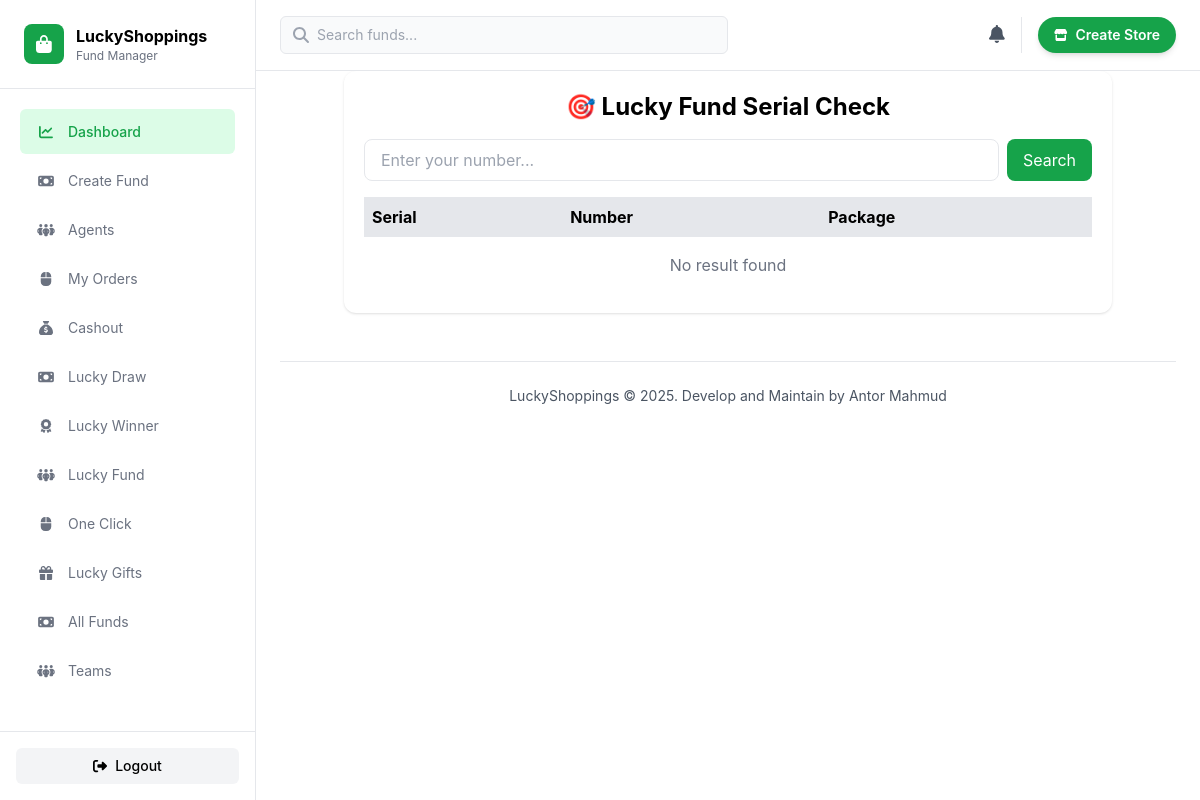
The app's page /lucky-fund/, older data.
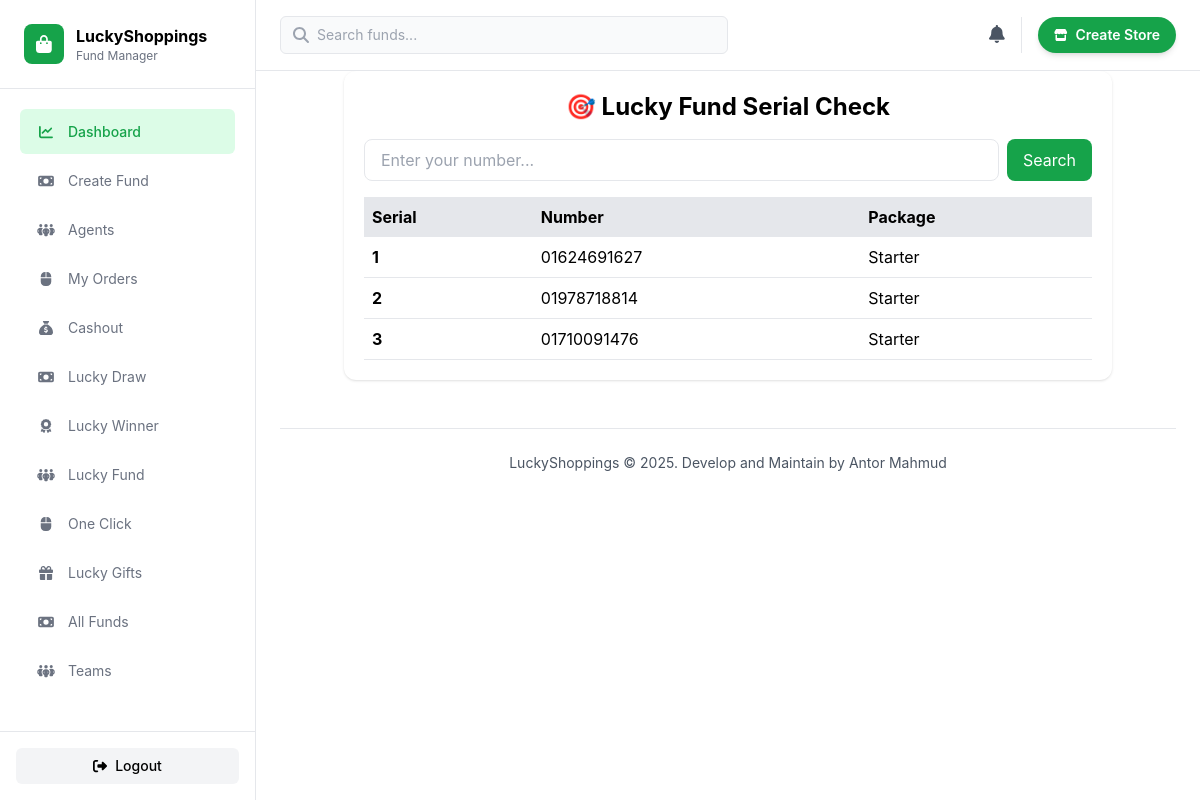
The same page, newer data.
### base/models.py (models this page shows, shortened)
class BaseModel(models.Model):
    created_at = models.DateTimeField(auto_now_add=True)
    updated_at = models.DateTimeField(auto_now=True)
    is_active = models.BooleanField(default=True)
    class Meta:
        abstract = True
        ordering = ['-created_at']

class LuckyFund(BaseModel):
    number = models.CharField(max_length=20)
    agent = models.ForeignKey(Profile, on_delete=models.CASCADE, related_name='fund_agent', null=True, blank=True)
    profile = models.ForeignKey(Profile, on_delete=models.CASCADE, related_name='lucky_funding')
    package = models.ForeignKey(LuckyPackage, on_delete=models.CASCADE,
    related_name='pack',
    null=True,
    blank=True
    )
    balance = models.IntegerField(default=00)
    is_rewarded = models.BooleanField(default=False)

class LuckyPackage(BaseModel):
    name = models.CharField(max_length=50)
    price = models.IntegerField(default=0)
    reward = models.IntegerField(default=0)

### base/views.py (the view)
# urls.py: path('lucky-fund/', luckyfund_list, name='luckyfund_list'),
def luckyfund_list(request):
    query = request.GET.get('q', '').strip()
    full_ids = list(
        LuckyFund.objects
        .filter(is_rewarded=False)
        .order_by('created_at')
        .values_list('id', flat=True)
    )
    funds = LuckyFund.objects.filter(is_rewarded=False).order_by('created_at')
    if query:
        funds = funds.filter(number__icontains=query)
    result = []
    for fund in funds:
        fund.serial = full_ids.index(fund.id) + 1
        result.append(fund)
    return render(request, 'list.html', {
        'funds': result,
        'query': query,
    })

### templates/list.html
{% extends 'index.html' %}
{% block body %}
<div class="max-w-3xl mx-auto bg-white rounded-xl shadow p-5">
    <h1 class="text-2xl font-bold text-center mb-4">🎯 Lucky Fund Serial Check</h1>
    <form method="get" class="flex gap-2 mb-4">
        <input
            type="text"
            name="q"
            value="{{ query }}"
            placeholder="Enter your number..."
            class="flex-1 px-4 py-2 border rounded-lg focus:outline-none focus:ring"
        >
        <button
            class="bg-green-600 text-white px-4 py-2 rounded-lg hover:bg-green-700"
        >Search</button>
    </form>
    <div class="overflow-x-auto">
        <table class="w-full border-collapse">
            <thead>
                <tr class="bg-gray-200 text-left">
                    <th class="p-2">Serial</th>
                    <th class="p-2">Number</th>
                    <th class="p-2">Package</th>
                </tr>
            </thead>
            <tbody>
                {% for fund in funds %}
                <tr class="border-b hover:bg-gray-50">
                    <td class="p-2 font-bold">{{ fund.serial }}</td>
                    <td class="p-2">{{ fund.number }}</td>
                    <td class="p-2">{{ fund.package.name }}</td>
                </tr>
                {% empty %}
                <tr>
                    <td colspan="3" class="text-center py-4 text-gray-500">No result found</td>
                </tr>
                {% endfor %}
            </tbody>
        </table>
    </div>
</div>
{% endblock %}

Row changes from the older to the newer data that the page shows:
added LuckyFund: serial "1", number "01624691627", package.name "Starter"
added LuckyFund: serial "2", number "01978718814", package.name "Starter"
added LuckyFund: serial "3", number "01710091476", package.name "Starter"
Text that changed along with them:
text no longer shown: "No result found"
